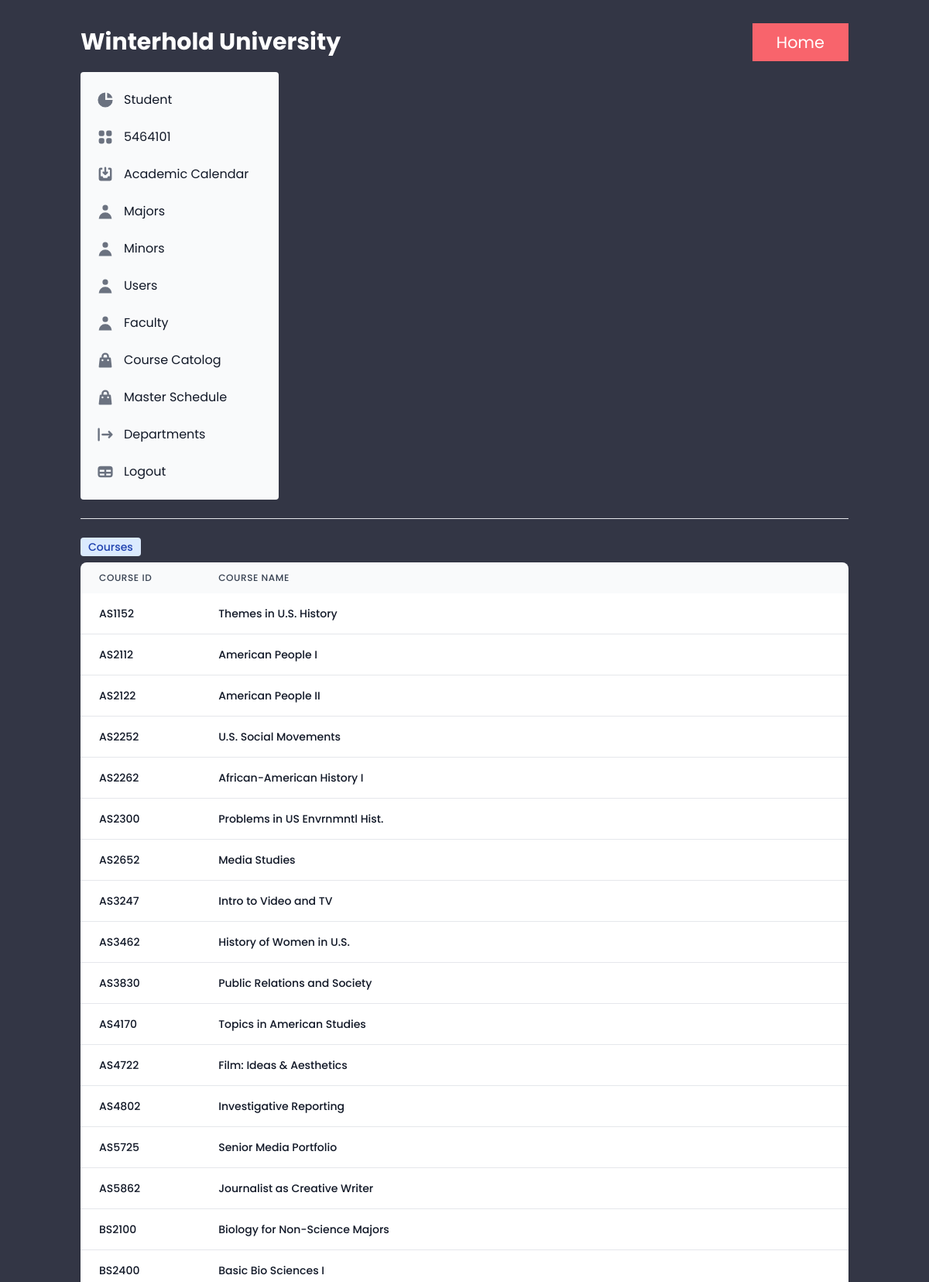
/PHP/course.php (signed in, upper part), run on the app's committed database.
### tables this page shows
CREATE TABLE `course` (
  `course_id` varchar(10) NOT NULL,
  `course_name` varchar(100) DEFAULT NULL,
  `course_credits` varchar(2) NOT NULL,
  `department_id` int NOT NULL
);

### PHP/course.php (the view, shortened to what this page needs)
<?php
include("db.php");
$query_courses = 'SELECT * FROM course';
$courses_statement = $db->prepare($query_courses);
$courses_statement->execute();
$courses = $courses_statement->fetchAll();
?>
<!DOCTYPE html>
<html lang="en">
<head>
    <script src="https://cdn.tailwindcss.com"></script>
    <link rel="stylesheet" href="../css/home.css" />
</head>
<body>
    <div class="container">
        <header class="header">
            <nav class="navbar">
                <a href="../home.html" class="nav-logo">Winterhold University</a>
                <ul class="nav-menu">
                    <li class="nav-item">
                        <a href="../home.html" class="nav-link register">Home</a>
                    </li>
                </ul>
            </nav>
        </header>
        <aside class="w-64" aria-label="Sidebar">
            <div class="overflow-y-auto py-4 px-3 bg-gray-50 rounded dark:bg-gray-800">
                <ul class="space-y-2">
                    <li>
                        <a href="#" class="flex items-center p-2 text-base font-normal text-gray-900 rounded-lg dark:text-white hover:bg-gray-100 dark:hover:bg-gray-700">
                            <span class="ml-3"><?php echo '<h1>'.$_SESSION['sess_user_type'].'</h1>';?></span>
                        </a>
                    </li>
                    <li>
                        <a href="#" class="flex items-center p-2 text-base font-normal text-gray-900 rounded-lg dark:text-white hover:bg-gray-100 dark:hover:bg-gray-700">
                            <span class="flex-1 ml-3 whitespace-nowrap"><?php echo '<h1>'.$_SESSION['sess_first_name']. " " .$_SESSION['sess_last_name']. '</h1>';?></span>
                        </a>
                    </li>
                    <li>
                        <a href="admin.php" class="flex items-center p-2 text-base font-normal text-gray-900 rounded-lg dark:text-white hover:bg-gray-100 dark:hover:bg-gray-700">
                            <span class="flex-1 ml-3 whitespace-nowrap">Academic Calendar</span>
                        </a>
                    </li>
                    <li>
                        <a href="majors.php" class="flex items-center p-2 text-base font-normal text-gray-900 rounded-lg dark:text-white hover:bg-gray-100 dark:hover:bg-gray-700">
                            <span class="flex-1 ml-3 whitespace-nowrap">Majors</span>
                        </a>
                    </li>
                    <li>
                        <a href="minors.php" class="flex items-center p-2 text-base font-normal text-gray-900 rounded-lg dark:text-white hover:bg-gray-100 dark:hover:bg-gray-700">
                            <span class="flex-1 ml-3 whitespace-nowrap">Minors</span>
                        </a>
                    </li>
                    <li>
                        <a href="users.php" class="flex items-center p-2 text-base font-normal text-gray-900 rounded-lg dark:text-white hover:bg-gray-100 dark:hover:bg-gray-700">
                            <span class="flex-1 ml-3 whitespace-nowrap">Users</span>
                        </a>
                    </li>
                    <li>
                        <a href="faculty-members.php" class="flex items-center p-2 text-base font-normal text-gray-900 rounded-lg dark:text-white hover:bg-gray-100 dark:hover:bg-gray-700">
                            <span class="flex-1 ml-3 whitespace-nowrap">Faculty</span>
                        </a>
                    </li>
                    <li>
                        <a href="course.php" class="flex items-center p-2 text-base font-normal text-gray-900 rounded-lg dark:text-white hover:bg-gray-100 dark:hover:bg-gray-700">
                            <span class="flex-1 ml-3 whitespace-nowrap">Course Catolog</span>
                        </a>
                    </li>
                    <li>
                        <a href="#" class="flex items-center p-2 text-base font-normal text-gray-900 rounded-lg dark:text-white hover:bg-gray-100 dark:hover:bg-gray-700">
                            <span class="flex-1 ml-3 whitespace-nowrap">Master Schedule</span>
                        </a>
                    </li>
                    <li>
                        <a href="departments.php" class="flex items-center p-2 text-base font-normal text-gray-900 rounded-lg dark:text-white hover:bg-gray-100 dark:hover:bg-gray-700">
                            <span class="flex-1 ml-3 whitespace-nowrap">Departments</span>
                        </a>
                    </li>
                    <li>
                        <a href="logout.php" class="flex items-center p-2 text-base font-normal text-gray-900 rounded-lg dark:text-white hover:bg-gray-100 dark:hover:bg-gray-700">
                            <span class="flex-1 ml-3 whitespace-nowrap">Logout</span>
                        </a>
                    </li>
                </ul>
            </div>
        </aside>
        <br>
        <hr>
        <br>
        <span class="bg-blue-100 text-blue-800 text-sm font-medium mr-2 px-2.5 py-0.5 rounded dark:bg-blue-200 dark:text-blue-800">Courses</span>
        <div class="flex flex-col">
            <div class="overflow-x-auto sm:-mx-6 lg:-mx-8">
                <div class="inline-block py-2 min-w-full sm:px-6 lg:px-8">
                    <div class="overflow-hidden shadow-md sm:rounded-lg">
                        <table class="min-w-full">
                            <thead class="bg-gray-50 dark:bg-gray-700">
                                <tr>
                                    <th scope="col" class="py-3 px-6 text-xs font-medium tracking-wider text-left text-gray-700 uppercase dark:text-gray-400"> Course ID </th>
                                    <th scope="col" class="py-3 px-6 text-xs font-medium tracking-wider text-left text-gray-700 uppercase dark:text-gray-400"> Course Name </th>
                                </tr>
                            </thead>
                            <tbody>
                                 <?php foreach ($courses as $course) : ?>
                                <tr class="bg-white border-b dark:bg-gray-800 dark:border-gray-700">
                                    <td class="py-4 px-6 text-sm font-medium text-gray-900 whitespace-nowrap dark:text-white"><?php echo $course['course_id']; ?> </td>
                                    <td class="py-4 px-6 text-sm font-medium text-gray-900 whitespace-nowrap dark:text-white"><?php echo $course['course_name']; ?> </td>
                                </tr><?php endforeach; ?>
                            </tbody>
                        </table>
                    </div>
                </div>
            </div>
        </div>
    </div>
</body>
</html>

### css/home.css (style rules this page uses)
:root { --clr-background: #333645; --clr-white: #ffffff; --clr-red-accent: #f8646c; --clr-background-accent-light: #424556; --clr-card-design: #72778f; --clr-main-p-font: #cdced1; --transition: all 0.3s ease-in-out; --border-radius: 8px; }
* { margin: 0; padding: 0; box-sizing: border-box; }
html, body { max-width: 100%; overflow-x: hidden; }
body { background-color: var(--clr-background); font-family: "Poppins", sans-serif; color: var(--clr-white); }
.container { max-width: 1400px; margin: 0 auto; padding: 1em; }
li { list-style: none; }
a { text-decoration: none; }
.navbar { display: flex; justify-content: space-between; align-items: center; padding: 1rem 0; }
.nav-menu { display: flex; justify-content: space-between; align-items: center; }
.nav-item { margin-left: 4rem; }
.nav-link { font-size: clamp(1rem, 2.5vw, 1.3rem); font-weight: 400; color: var(--clr-white); }
.register { background-color: var(--clr-red-accent); padding: 0.5em 1.5em; }
.nav-logo { color: var(--clr-white); font-weight: 700; font-size: clamp(1.5rem, 2.5vw, 2.25rem); }

### data on the page
course: course_id "AS1152", course_name "Themes in U.S. History"
course: course_id "AS2112", course_name "American People I"
course: course_id "AS2122", course_name "American People II"
course: course_id "AS2252", course_name "U.S. Social Movements"
course: course_id "AS2262", course_name "African-American History I"
course: course_id "AS2300", course_name "Problems in US Envrnmntl Hist."
course: course_id "AS2652", course_name "Media Studies"
course: course_id "AS3247", course_name "Intro to Video and TV"
course: course_id "AS3462", course_name "History of Women in U.S."
course: course_id "AS3830", course_name "Public Relations and Society"
course: course_id "AS4170", course_name "Topics in American Studies"
course: course_id "AS4722", course_name "Film: Ideas & Aesthetics"
course: course_id "AS4802", course_name "Investigative Reporting"
course: course_id "AS5725", course_name "Senior Media Portfolio"
course: course_id "AS5862", course_name "Journalist as Creative Writer"
course: course_id "BS2100", course_name "Biology for Non-Science Majors"
course: course_id "BS2400", course_name "Basic Bio Sciences I"

### other printed values
$_SESSION['sess_user_type'] "Student"
$_SESSION['sess_first_name'] "5464101"
